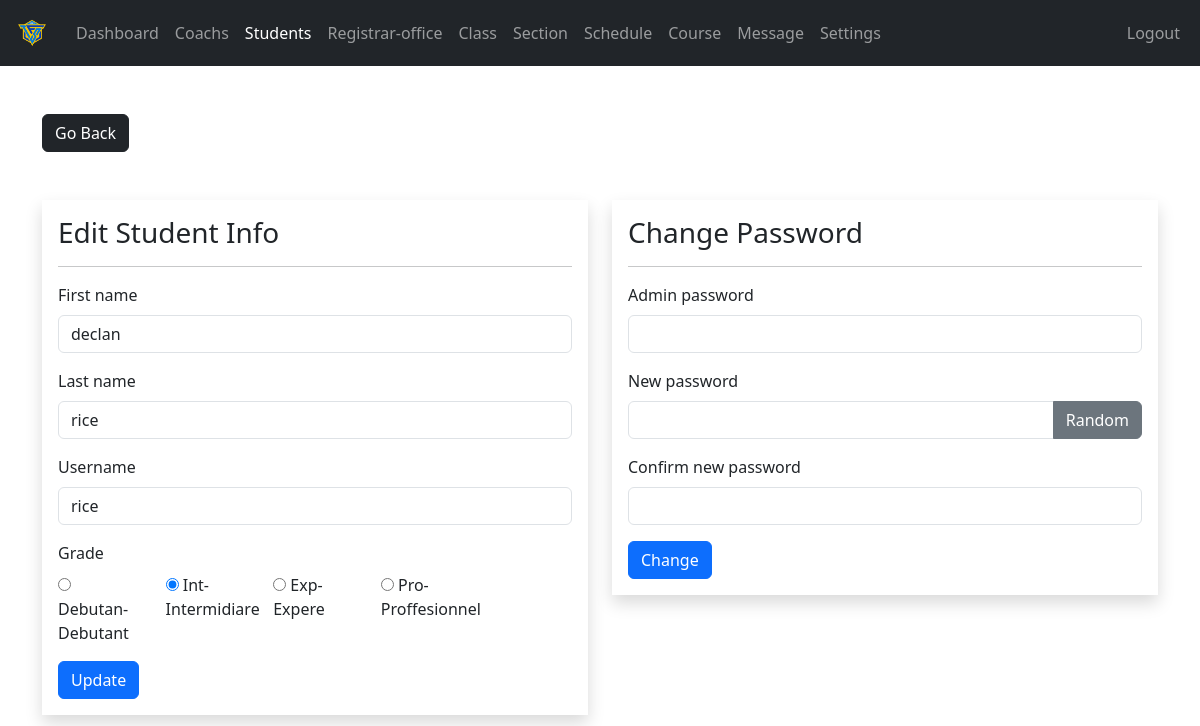
The page /admin/student-edit.php?student_id=1 (signed in) on the database its author committed.
### tables this page shows
CREATE TABLE `students` (
  `student_id` int(11) NOT NULL,
  `username` varchar(110) NOT NULL,
  `password` varchar(110) NOT NULL,
  `fname` varchar(110) NOT NULL,
  `lname` varchar(110) NOT NULL,
  `grade` int(11) NOT NULL
);

CREATE TABLE `grades` (
  `grade_id` int(11) NOT NULL,
  `grade` varchar(31) NOT NULL,
  `grade_code` varchar(7) NOT NULL
);

### admin/data/student.php (called while the page is built, shortened)
<?php
function getStudentById($id, $conn){
   $sql = "SELECT * FROM students
           WHERE student_id=?";
   $stmt = $conn->prepare($sql);
   $stmt->execute([$id]);
   if ($stmt->rowCount() == 1) {
     $student = $stmt->fetch();
     return $student;
   }else {
    return 0;
   }
}
 ?>

### admin/data/grade.php (called while the page is built, shortened)
<?php
function getAllGrades($conn){
    $sql = "SELECT * FROM grades";
    $stmt = $conn->prepare($sql);
    $stmt->execute();
    if ($stmt->rowCount() >= 1) {
        $grades = $stmt->fetchAll();
        return $grades;
    }else {
        return 0;
    }
}
?>

### admin/student-edit.php (the view, shortened to what this page needs)
<?php
if (isset($_SESSION['admin_id']) &&
    isset($_SESSION['role'])     &&
    isset($_GET['student_id'])) {
    if ($_SESSION['role'] == 'Admin') {
       include "../Connexion_BDD.php";
       include "data/grade.php";
       include "data/student.php";
       $grades = getAllGrades($conn);
       $student_id = $_GET['student_id'];
       $student = getStudentById($student_id, $conn);
 ?>
<!DOCTYPE html>
<html lang="en">
<head>
    <link rel="stylesheet" type="text/css" href="../css/style.css">
    <link rel="stylesheet" href="https://cdn.jsdelivr.net/npm/bootstrap@5.3.3/dist/css/bootstrap.min.css">
    <link rel="stylesheet" href="https://cdnjs.cloudflare.com/ajax/libs/font-awesome/4.7.0/css/font-awesome.min.css">
</head>
<body>
    <?php
        include "inc/navbar.php";
     ?>
     <div class="container mt-5">
        <a href="student.php"
           class="btn btn-dark">Go Back</a>
        <div class="row">
        <div class="col">
        <form method="post"
              class="shadow p-3 mt-5 form-w"
              action="req/student-edit.php">
        <h3>Edit Student Info</h3><hr>
        <div class="mb-3">
          <label class="form-label">First name</label>
          <input type="text"
                 class="form-control"
                 value="<?=$student['fname']?>"
                 name="fname">
        </div>
        <div class="mb-3">
          <label class="form-label">Last name</label>
          <input type="text"
                 class="form-control"
                 value="<?=$student['lname']?>"
                 name="lname">
        </div>
        <div class="mb-3">
          <label class="form-label">Username</label>
          <input type="text"
                 class="form-control"
                 value="<?=$student['username']?>"
                 name="username">
        </div>
        <div class="mb-3">
          <label class="form-label">Grade</label>
          <div class="row row-cols-5">
            <?php
            $grade_ids = str_split(trim($student['grade']));
            foreach ($grades as $grade){
              $checked =0;
              foreach ($grade_ids as $grade_id ) {
                if ($grade_id == $grade['grade_id']) {
                   $checked =1;
                }
              }
            ?>
            <div class="col">
              <input type="radio"
                     name="grade"
                     <?php if($checked) echo "checked"; ?>
                     value="<?=$grade['grade_id']?>">
                     <?=$grade['grade_code']?>-<?=$grade['grade']?>
            </div>
            <?php } ?>
          </div>
        </div>
      <button type="submit"
              class="btn btn-primary">
              Update</button>
     </form>
     </div>
        <div class="col">
     <form method="post"
              class="shadow p-3 my-5 form-w"
              action="req/student-change.php"
              id="change_password">
        <h3>Change Password</h3><hr>
       <div class="mb-3">
            <div class="mb-3">
            <label class="form-label">Admin password</label>
                <input type="password"
                       class="form-control"
                       name="admin_pass">
          </div>
            <label class="form-label">New password </label>
            <div class="input-group mb-3">
                <input type="text"
                       class="form-control"
                       name="new_pass"
                       id="passInput">
                <button class="btn btn-secondary"
                        id="gBtn">
                        Random</button>
            </div>
          </div>
          <div class="mb-3">
            <label class="form-label">Confirm new password  </label>
                <input type="text"
                       class="form-control"
                       name="c_new_pass"
                       id="passInput2">
          </div>
          <button type="submit"
              class="btn btn-primary">
              Change</button>
        </form>
     </div>
     </div>
     </div>
</body>
</html>
<?php
  }else {
    header("Location: student.php");
    exit;
  }
}else {
	header("Location: student.php");
	exit;
}
?>

### css/style.css (style rules this page uses)
.form-w { max-width: 600px; width: 100%; }

### rows shown on the page
students: fname "declan", lname "rice", username "rice", grade "☑"
grades: grade_code "Debutan", grade "Debutant"
grades: grade_code "Int", grade "Intermidiare"
grades: grade_code "Exp", grade "Expere"
grades: grade_code "Pro", grade "Proffesionnel"
